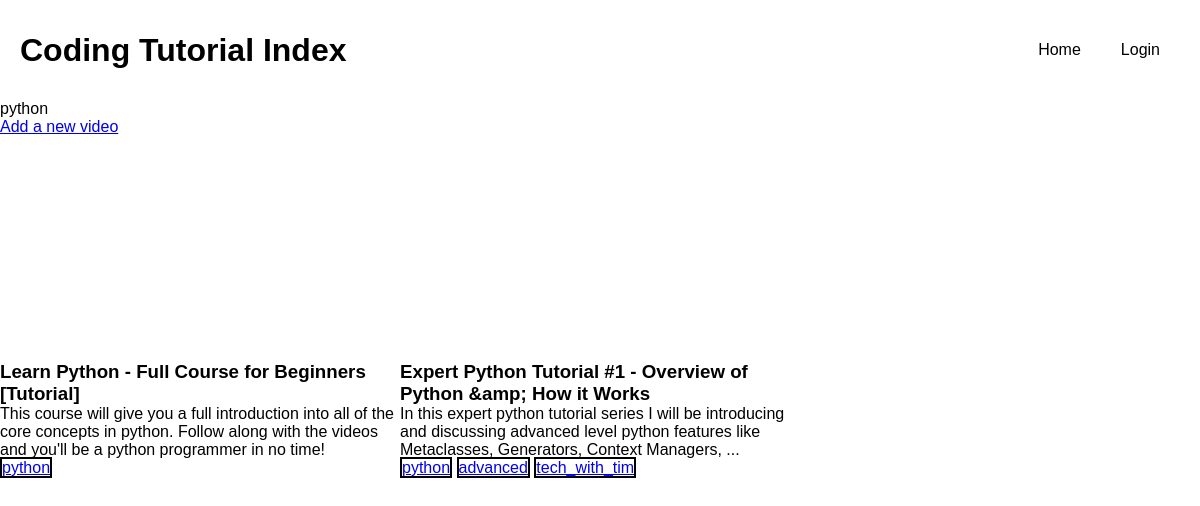
The app's page /category/python with its own data.
### tutorial_index/models.py (models this page shows, shortened)
class Category(models.Model):
  name = models.CharField(max_length=50)

class Tutorial(models.Model):
  title = models.CharField(max_length=500)
  description = models.CharField(max_length=500)
  video_id = models.CharField(max_length=200)
  category = models.ManyToManyField(Category, blank=True)
  likes = models.ManyToManyField(User, blank=True, related_name="liked_tutorials")
  dislikes = models.ManyToManyField(User, blank=True, related_name="disliked_tutorials")
  comments = models.ManyToManyField(Comment, blank=True)

### tutorial_index/views.py (the view)
# urls.py: path('category/<str:category>', views.category, name='category'),
def category(request, category):
  return render(request, "tutorial_index/category.html", {
      "tutorials": Tutorial.objects.filter(category=Category.objects.get(name=category)),
      "category": category
  })

### tutorial_index/templates/tutorial_index/category.html
{%extends 'tutorial_index/index.html' %}
{%block category%}{{category}}{%endblock%}

### tutorial_index/templates/tutorial_index/index.html (shortened to what this page needs)
{%extends 'tutorial_index/layout.html'%} {%block title%}Home{%endblock%} {%block body%}
{%block category%}{%endblock%}
<div class="add-video"><a href="{%url 'add-video'%}">Add a new video</a></div>
<main class="tutorials">
  {%for tutorial in tutorials%}
  <div class="tutorial_container">
    <div onclick="showTutorial({{tutorial.id}}, '{{request.user.username}}')">
      <div class="img-wrapper">
      </div>
      <h3>{{tutorial.title}}</h3>
      <p>{{tutorial.description}}</p>
    </div>
    <div>
      {%for category in tutorial.category.all%}
      <a href="{%url 'category' category.name%}" class="category">{{category.name}}</a>
      {%endfor%}
    </div>
  </div>
  {%endfor%}
</main>
{%endblock%}

### tutorial_index/static/css/main.css (style rules this page uses)
* { box-sizing:border-box;margin:0;padding:0;font-family:sans-serif }
.tutorials { display:grid;grid-template-columns:repeat(3, 1fr);justify-items:center }
.tutorial_container { width:400px;cursor:pointer }
.tutorial_container .img-wrapper { height:225px;overflow:hidden;display:flex;align-items:center }
.category { border:2px black solid }

### records on screen
Category: name "python"
Tutorial: title "Learn Python - Full Course for Beginners [Tutorial]", description "This course will give you a full introduction into all of the core concepts in python. Follow along with the videos and you'll be a python programmer in no time!"
Tutorial: title "Expert Python Tutorial #1 - Overview of Python &amp; How it Works", description "In this expert python tutorial series I will be introducing and discussing advanced level python features like Metaclasses, Generators, Context Managers, ..."
Category: name "advanced"
Category: name "tech_with_tim"
